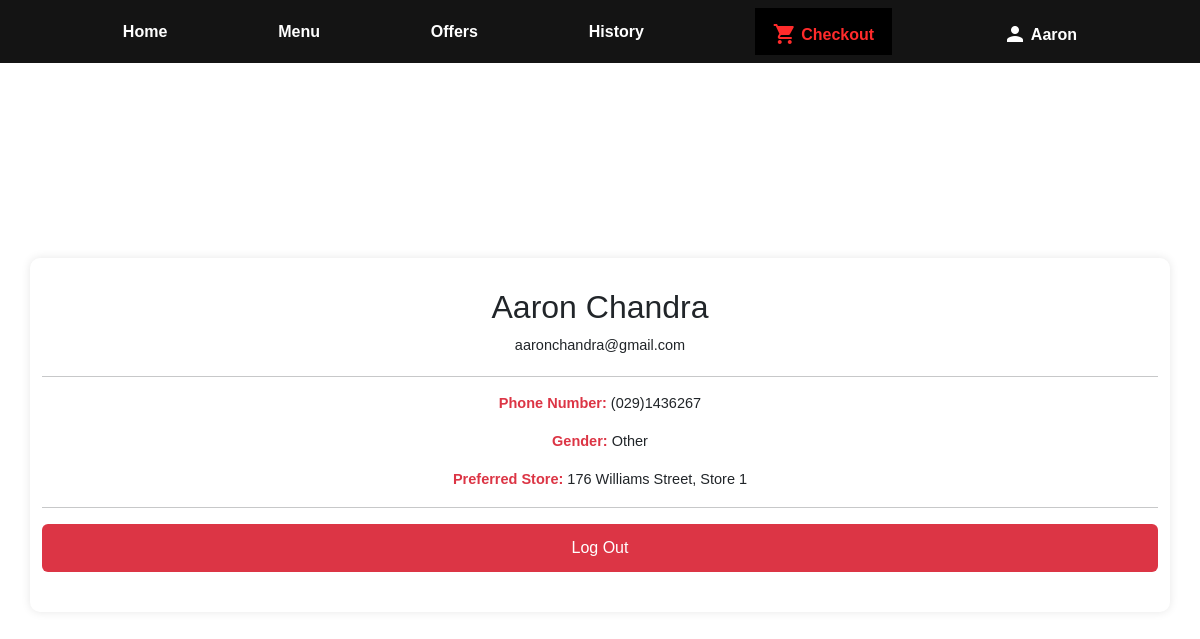
The app's page /account (signed in) with its own data.
### tables this page shows
CREATE TABLE `CUSTOMER` (
  `ID` INTEGER PRIMARY KEY AUTOINCREMENT,
  `firstname` TEXT,
  `lastname` TEXT,
  `ph_number` TEXT,
  `pref_store` INT,
  `gender` INT,
  `password` TEXT,
  `email` VARCHAR(319),
  FOREIGN KEY (`gender`) REFERENCES `GENDER`(`ID`),
  FOREIGN KEY (`pref_store`) REFERENCES `STORES`(`ID`)
);

CREATE TABLE `GENDER` (
  `ID` INTEGER PRIMARY KEY AUTOINCREMENT,
  `name` TEXT
);

CREATE TABLE `STORES` (
  `ID` INTEGER PRIMARY KEY AUTOINCREMENT,
  `name` TEXT
);

### SUBVAY (ASSESSMENT)/app.py (the view)
@app.route('/account')
def account_details():
    if 'user' not in session:
        return redirect('/signin')
    email = session['user']
    query = """
        SELECT CUSTOMER.ID, CUSTOMER.firstname, CUSTOMER.lastname, CUSTOMER.ph_number,
               CUSTOMER.email, STORES.name, GENDER.name
        FROM CUSTOMER
        LEFT JOIN STORES ON CUSTOMER.pref_store = STORES.ID
        LEFT JOIN GENDER ON CUSTOMER.gender = GENDER.ID
        WHERE CUSTOMER.email = ?
    """
    customer_info = query_db(query, (email,), one=True)
    return render_template("account.html", customer=customer_info)

### SUBVAY (ASSESSMENT)/app.py (called while the page is built)
def get_db():
    db = getattr(g, '_database', None)
    if db is None:
        db = g._database = sqlite3.connect(DATABASE)
    return db

@app.teardown_appcontext
def close_connection(exception):
    db = getattr(g, '_database', None)
    if db is not None:
        db.close()

def query_db(query, args=(), one=False):
    cur = get_db().execute(query, args)
    rv = cur.fetchall()
    cur.close()
    return (rv[0] if rv else None) if one else rv

@app.context_processor
def inject_user_name():
    email = session.get('user')
    if email:
        query = "SELECT firstname FROM CUSTOMER WHERE email = ?"
        db = sqlite3.connect(DATABASE)
        cursor = db.cursor()
        cursor.execute(query, (email,))
        result = cursor.fetchone()
        db.close()
        if result:
            return dict(user_name=result[0])
    return dict(user_name=None)

### SUBVAY (ASSESSMENT)/templates/account.html
{% extends "layout.html" %}
{% block content %}
<div class="login-page-wrapper">
    <div class="container form-box active" id="account-box">
        <h2>{{ customer[1] }} {{ customer[2] }}</h2>
        <p style="text-align: center; margin-bottom: 20px;">{{ customer[4] }}</p>
        <hr>
        <p><strong style="color: #dc3545;">Phone Number:</strong> {{ customer[3] }}</p>
        <p><strong style="color: #dc3545;">Gender:</strong> {{ customer[6] }}</p>
        <p><strong style="color: #dc3545;">Preferred Store:</strong> {{ customer[5] }}</p>
        <hr>
        <form action="{{ url_for('logout') }}" method="GET">
            <button type="submit" style="background: #dc3545;">Log Out</button>
        </form>
    </div>
</div>
{% endblock %}

### SUBVAY (ASSESSMENT)/templates/layout.html (shortened to what this page needs)
<!DOCTYPE html>
<html lang="en">
<head>
    <link rel="stylesheet" href="{{ url_for('static', filename='styles.css') }}">
    <link href="https://cdn.jsdelivr.net/npm/bootstrap@5.3.8/dist/css/bootstrap.min.css" rel="stylesheet">
</head>
<body>
{% block nav %}
<nav class="navbar site-navbar">
    <div class="container-fluid">
        <ul class="navbar-nav d-flex flex-row justify-content-evenly align-items-center mb-0 w-100">
            <li class="nav-item">
                <a class="nav-link active" aria-current="page" href="/">Home</a>
            </li>
            <li class="nav-item">
                <a class="nav-link" href="/menu">Menu</a>
            </li>
            <li class="nav-item">
                <a class="nav-link" href="{{ url_for('offers') }}">Offers</a>
            </li>
            <li class="nav-item">
                <a class="nav-link" href="{{ url_for('history') }}">History</a>
            </li>
            <li class="nav-item">
                <a class="nav-link navbar-checkout-btn" href="{{ url_for('checkout') }}">
                    <span class="material-icons">shopping_cart</span>
                    Checkout
                </a>
            </li>
            {% if session.user and user_name %}
            <li class="nav-item">
                <a class="nav-link navbar-signin-link" href="{{ url_for('account_details') }}">
                    <span class="material-icons">person</span>
                    {{ user_name }}
                </a>
            </li>
            {% endif %}
        </ul>
    </div>
</nav>
{% endblock %}
{% block content %}
{% endblock %}
</body>
</html>

### SUBVAY (ASSESSMENT)/Static/styles.css (style rules this page uses)
* { margin: 0; padding: 0; box-sizing: border-box; font-family: "Poppins", sans-serif; }
body { min-height: 100vh; background-color: #c9d6ff; background-image: url("background (2).png"); background-repeat: no-repeat; background-position: center; background-size: cover; background-attachment: fixed; color: #333; }
.site-navbar { background: #141414 !important; padding: 18px 0; }
.site-navbar .nav-item { display: flex; align-items: center; }
.site-navbar .nav-link { color: #fff !important; font-weight: 700; font-size: 16px; }
.navbar-checkout-btn { background: #000 !important; border-radius: 0; padding: 8px 18px !important; display: inline-flex; align-items: center; justify-content: center; gap: 4px; }
.site-navbar .nav-link.navbar-checkout-btn { color: #ff2b2b !important; }
.navbar-checkout-btn .material-icons { font-size: 24px; line-height: 1; color: #ff2b2b; display: inline-flex; align-items: center; position: relative; top: 6px; order: -1; }
.navbar-signin-link { display: inline-flex; align-items: center; justify-content: center; gap: 4px; }
.navbar-signin-link .material-icons { font-size: 24px; line-height: 1; color: #fff; display: inline-flex; align-items: center; position: relative; top: 6px; order: -1; }
.login-page-wrapper { display: flex; justify-content: center; align-items: center; min-height: calc(100vh - 56px); width: 100%; }
.container { width: 100%; margin: 0 15px; display: flex; justify-content: center; }
.form-box { width: 100%; max-width: 450px; padding: 30px; background: #fff; border-radius: 10px; box-shadow: 0 0 10px rgba(0, 0, 0, 0.1); display: none; }
.form-box.active { display: block; }
h2 { font-size: 34px; text-align: center; margin-bottom: 10px; }
.form-box button { display: block; width: 100%; padding: 12px; background: #7494ec; border-radius: 6px; border: none; cursor: pointer; font-size: 16px; color: #fff; font-weight: 500; margin-bottom: 10px !important; transition: 0.5s; }
p { font-size: 14.5px; text-align: center; margin-bottom: 10px; }

### records on screen
CUSTOMER: firstname "Aaron", lastname "Chandra", email "aaronchandra@gmail.com", ph_number "(029)1436267"
GENDER: name "Other"
STORES: name "176 Williams Street, Store 1"
